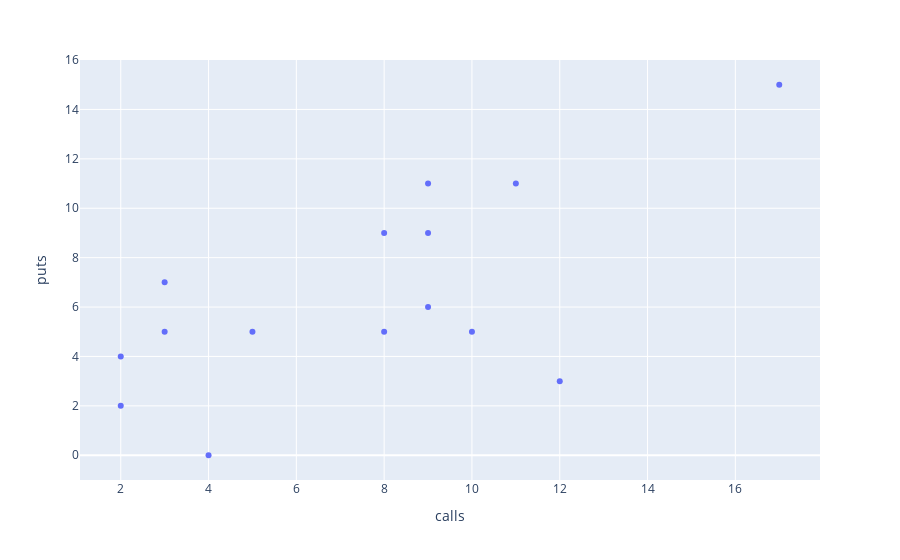

Notebook cell for this chart:
### Markdown cell above
Is there a significant correlation between number of mentions on reddit and stock price?

 1) Transform WSB posts into a useable csv file
 1.5) find top stocks mentioned in wsb
 2) aquire stock price data from yahoo finance
 3) test for correlation

### Code cell
import pandas as pd
import plotly.express as px
wsb = pd.read_csv('wsbData.csv')
wsb['date'] = pd.to_datetime(wsb['date'])
# print(wsb.head(5))

def countWords(df):
    words = ""
    for word in df['title']:
        words  = words + " " + word
    for word in df['content']:
        words  = words + " " + str(word)
    counts = {}
    words = words.split()
    for word in words:
        if word in counts:
            counts[word] += 1
        else:
            counts[word] = 1
    counts = dict(sorted(counts.items(),key = lambda x: x[-1]))
    return counts
def getNum(dict, key):
    return dict.get(key, 0)
## Manipulating data
wordTally = wsb.groupby('date').apply(countWords)
wordTally.name = 'wordCounts'
wordTally=wordTally.reset_index()
word = 'puts'
print(wordTally['wordCounts'].apply(lambda x: getNum(x, word)))


# wordTally['puts']= wordTally['wordCounts'].apply(lambda x: getNum(x, word))
# word = 'calls'
# wordTally['calls']=wordTally['wordCounts'].apply(lambda x: getNum(x, word))

# px.scatter(wordTally,x='calls',y='puts').show()

### Figure 1 — Plotly figure (JSON) as saved in the notebook; plotly's stock layout.template omitted (floating-point values rounded to 4 significant figures)
{"data": [{"hovertemplate": "calls=%{x}<br>puts=%{y}<extra></extra>", "legendgroup": "", "marker": {"color": "#636efa", "symbol": "circle"}, "mode": "markers", "name": "", "orientation": "v", "showlegend": false, "type": "scatter", "x": [5, 12, 4, 11, 9, 2, 9, 8, 8, 3, 17, 3, 2, 9, 10], "xaxis": "x", "y": [5, 3, 0, 11, 6, 2, 11, 9, 5, 7, 15, 5, 4, 9, 5], "yaxis": "y"}], "layout": {"legend": {"tracegroupgap": 0}, "margin": {"t": 60}, "xaxis": {"anchor": "y", "domain": [0, 1], "title": {"text": "calls"}}, "yaxis": {"anchor": "x", "domain": [0, 1], "title": {"text": "puts"}}}}
